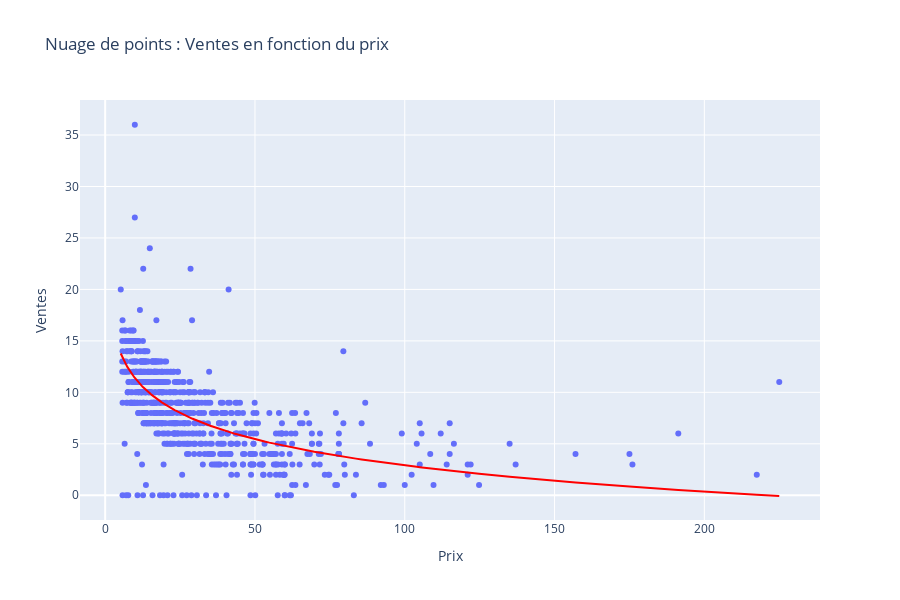

Source (notebook cell):
### Markdown cell above
Voici ce que l'on peut conclure de cette matrice :
- Le stock et les prix ne présentent pas de relation linéaire significative. Leurs variations sont décorrélées, les décisions de pricing ne sont donc pas liées au niveau de l'inventaire.
- Il existe une corrélation positive modérée (environ +0.4) entre les ventes et le stock. Cette relation suggère que les articles les plus demandés bénéficient d'un niveau de stock suffisant pour éviter les ruptures, garantissant ainsi la continuité des ventes et répondant à la demande.
- La corrélation linéaire négative initiale (environ -0.4) est faible et ne reflète pas la complexité de la relation de demande-prix. Cette faiblesse indique la nécessité d'une analyse non-linéaire pour modéliser précisément l'impact réel d'un ajustement des prix.

Vu que la relation entre les ventes et le prix est peu élevé, on peut regarder si la relation est plutôt de type logarithmique

### Code cell
# Scatter plot pour plus d'analyse pour la relation prix / vente
fig = px.scatter(
    df_fusion,
    x='price',
    y='total_sales',
    title='Nuage de points : Ventes en fonction du prix',
    height=600,
    trendline='ols',
    trendline_options=dict(log_x=True),
    trendline_color_override="red",
    labels={
        'total_sales': 'Ventes',
        'price': 'Prix'
    }
)

fig.show()

### Figure 1 — Plotly figure (JSON) as saved in the notebook; plotly's stock layout.template omitted (floating-point values rounded to 4 significant figures; data arrays with more than 128 entries replaced by an {"elided": "..."} marker saying what was removed)
{"data": [{"hovertemplate": "Prix=%{x}<br>Ventes=%{y}<extra></extra>", "legendgroup": "", "marker": {"color": "#636efa", "symbol": "circle"}, "mode": "markers", "name": "", "orientation": "v", "showlegend": false, "type": "scatter", "x": {"elided": "713 float values"}, "xaxis": "x", "y": {"elided": "713 float values"}, "yaxis": "y"}, {"hovertemplate": "<b>OLS trendline</b><br>total_sales = -8.46082 * log10(price) + 19.8267<br>R<sup>2</sup>=0.404514<br><br>Prix=%{x}<br>Ventes=%{y} <b>(trend)</b><extra></extra>", "legendgroup": "", "line": {"color": "red"}, "marker": {"color": "#636efa", "symbol": "circle"}, "mode": "lines", "name": "", "showlegend": false, "type": "scatter", "x": {"elided": "713 float values"}, "xaxis": "x", "y": {"elided": "713 float values"}, "yaxis": "y"}], "layout": {"height": 600, "legend": {"tracegroupgap": 0}, "title": {"text": "Nuage de points : Ventes en fonction du prix"}, "xaxis": {"anchor": "y", "domain": [0, 1], "title": {"text": "Prix"}}, "yaxis": {"anchor": "x", "domain": [0, 1], "title": {"text": "Ventes"}}}}
